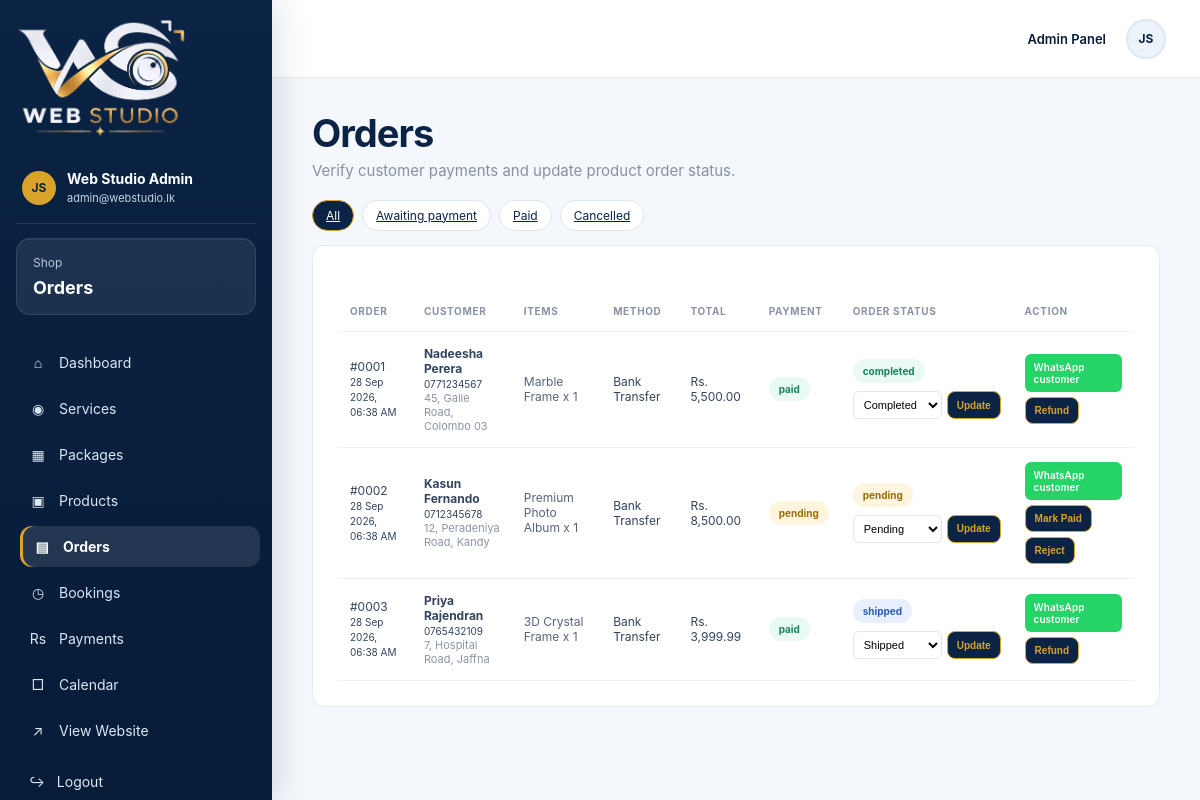
The app's page /admin/orders.php (signed in) with its own data.
### tables this page shows
CREATE TABLE IF NOT EXISTS orders (
 id INT AUTO_INCREMENT PRIMARY KEY,
 user_id INT DEFAULT NULL,
 total_amount DECIMAL(10,2) NOT NULL DEFAULT 0,
 payment_status ENUM('pending','paid','failed','refunded') NOT NULL DEFAULT 'pending',
 payment_method VARCHAR(50) NOT NULL DEFAULT 'Bank Transfer',
 shipping_address TEXT,
 phone VARCHAR(40) DEFAULT NULL,
 status ENUM('pending','confirmed','processing','shipped','completed','cancelled') NOT NULL DEFAULT 'pending',
 created_at TIMESTAMP DEFAULT CURRENT_TIMESTAMP,
 updated_at TIMESTAMP DEFAULT CURRENT_TIMESTAMP ON UPDATE CURRENT_TIMESTAMP,
 FOREIGN KEY (user_id) REFERENCES users(id) ON DELETE SET NULL
);

CREATE TABLE IF NOT EXISTS users (
 id INT AUTO_INCREMENT PRIMARY KEY,
 name VARCHAR(120) NOT NULL,
 phone VARCHAR(40) DEFAULT NULL,
 email VARCHAR(150) NOT NULL UNIQUE,
 password_hash VARCHAR(255) NOT NULL,
 status ENUM('active','blocked') NOT NULL DEFAULT 'active',
 email_verified TINYINT(1) NOT NULL DEFAULT 0,
 verification_token VARCHAR(64) DEFAULT NULL,
 verification_expires DATETIME DEFAULT NULL,
 created_at TIMESTAMP DEFAULT CURRENT_TIMESTAMP,
 updated_at TIMESTAMP DEFAULT CURRENT_TIMESTAMP ON UPDATE CURRENT_TIMESTAMP,
 INDEX idx_users_status (status)
);

### includes/auth.php (called while the page is built, shortened)
<?php
function e(string $value): string
{
    return htmlspecialchars(
        $value,
        ENT_QUOTES,
        'UTF-8'
    );
}
?>

### includes/functions.php (called while the page is built, shortened)
<?php
function wa_number_clean(string $phone): string
{
    $digits = preg_replace('/\D+/', '', $phone);
    if (strpos($digits, '0') === 0) {
        return '94' . substr($digits, 1);
    }
    return $digits;
}
function whatsapp_link(string $message, ?string $number = null): string
{
    $target = $number !== null
        ? wa_number_clean($number)
        : WHATSAPP_NUMBER;
    return 'https://wa.me/' . $target . '?text=' . rawurlencode($message);
}
function ref_no(int $id): string
{
    return str_pad((string) $id, 4, '0', STR_PAD_LEFT);
}
function money(float $amount): string
{
    return 'Rs. ' . number_format($amount, 2);
}

### admin/orders.php (the view, shortened to what this page needs)
<?php
require_once '../includes/auth.php';
require_once '../includes/functions.php';
require_once '../includes/whatsapp-api.php';
$orderStatuses = ['pending', 'confirmed', 'processing', 'shipped', 'completed', 'cancelled'];
$filter = $_GET['f'] ?? 'all';
$where = '';
if ($filter === 'awaiting') {
    $where = "WHERE o.payment_status = 'pending' AND o.status <> 'cancelled'";
} elseif ($filter === 'paid') {
    $where = "WHERE o.payment_status = 'paid'";
} elseif ($filter === 'cancelled') {
    $where = "WHERE o.status = 'cancelled'";
} else {
    $filter = 'all';
}
$q = mysqli_query(
    $conn,
    "SELECT o.*, u.name AS customer_name, u.email AS customer_email,
            (SELECT GROUP_CONCAT(CONCAT(oi.product_name, ' x ', oi.quantity) SEPARATOR '||')
             FROM order_items oi WHERE oi.order_id = o.id) AS items
     FROM orders o
     LEFT JOIN users u ON u.id = o.user_id
     $where
     ORDER BY o.created_at DESC"
);
?>
<!doctype html>
<html>
<head>
    <link rel="stylesheet" href="assets/admin.css">
</head>
<body class="admin-body">
<div class="app-shell">
    <aside class="sidebar">
        <div class="brand-box">
            <img src="../assets/images/logo-light.png" alt="Web Studio">
        </div>
        <div class="profile-mini">
            <div class="avatar">JS</div>
            <div>
                <strong><?= e($_SESSION['admin']['name'] ?? 'Admin') ?></strong>
                <small><?= e($_SESSION['admin']['email'] ?? 'Administrator') ?></small>
            </div>
        </div>
        <div class="side-balance">
            <span>Shop</span>
            <strong>Orders</strong>
        </div>
        <nav>
            <a href="index.php"><span>⌂</span> Dashboard</a>
            <a href="services.php"><span>◉</span> Services</a>
            <a href="packages.php"><span>▦</span> Packages</a>
            <a href="products.php"><span>▣</span> Products</a>
            <a class="active" href="orders.php"><span>▤</span> Orders</a>
            <a href="bookings.php"><span>◷</span> Bookings</a>
            <a href="payments.php"><span>Rs</span> Payments</a>
            <a href="calendar.php"><span>□</span> Calendar</a>
            <a href="../index.php" target="_blank"><span>↗</span> View Website</a>
        </nav>
        <a class="logout-link" href="logout.php">↪ &nbsp; Logout</a>
    </aside>
    <main class="dashboard-main">
        <header class="topbar">
            <div class="top-actions">
                <span>Admin Panel</span>
                <span class="top-avatar">JS</span>
            </div>
        </header>
        <section class="content">
            <div class="page-heading">
                <div>
                    <h1>Orders</h1>
                    <p>Verify customer payments and update product order status.</p>
                </div>
            </div>
            <div class="ord-filter">
                <a href="orders.php" class="<?= $filter === 'all' ? 'on' : '' ?>">All</a>
                <a href="orders.php?f=awaiting" class="<?= $filter === 'awaiting' ? 'on' : '' ?>">Awaiting payment</a>
                <a href="orders.php?f=paid" class="<?= $filter === 'paid' ? 'on' : '' ?>">Paid</a>
                <a href="orders.php?f=cancelled" class="<?= $filter === 'cancelled' ? 'on' : '' ?>">Cancelled</a>
            </div>
            <section class="pay-card">
                <div class="table-wrap">
                    <table class="pay-table">
                        <thead>
                            <tr>
                                <th>Order</th>
                                <th>Customer</th>
                                <th>Items</th>
                                <th>Method</th>
                                <th>Total</th>
                                <th>Payment</th>
                                <th>Order status</th>
                                <th>Action</th>
                            </tr>
                        </thead>
                        <tbody>
                        <?php if ($q && mysqli_num_rows($q)): ?>
                            <?php while ($o = mysqli_fetch_assoc($q)): ?>
                                <?php
                                $addr = (string) ($o['shipping_address'] ?? '');
                                $items = $o['items'] !== null ? explode('||', $o['items']) : [];
                                $ref  = ref_no((int) $o['id']);
                                $cust = trim(explode(' ', trim((string) ($o['customer_name'] ?: 'Customer')))[0]);
                                $tot  = money((float) $o['total_amount']);
                                if ($o['status'] === 'cancelled') {
                                    $msg = "Hi $cust, your Web Studio order #$ref has been cancelled. Please contact us if you have any questions.";
                                } elseif ($o['payment_status'] === 'paid') {
                                    $msg = "Hi $cust, we received your payment of $tot for order #$ref. Thank you! Current status: " . ucfirst($o['status']) . '.';
                                } elseif ($o['payment_status'] === 'failed') {
                                    $msg = "Hi $cust, we could not verify the payment for order #$ref ($tot). Please send your bank slip again on this chat.";
                                } else {
                                    $msg = "Hi $cust, thank you for your order #$ref ($tot) at Web Studio. Please transfer the total from any bank and send us the payment slip here. Bank details: "
                                        . implode(' | ', array_map(fn($b) => $b['bank'] . ' - ' . $b['name'] . ' - ' . $b['number'], BANK_ACCOUNTS));
                                }
                                $custWaLink = !empty($o['phone']) ? whatsapp_link($msg, (string) $o['phone']) : '';
                                ?>
                                <tr>
                                    <td>
                                        #<?= ref_no((int) $o['id']) ?><br>
                                        <small><?= e(date('d M Y, h:i A', strtotime($o['created_at']))) ?></small>
                                    </td>
                                    <td>
                                        <strong><?= e($o['customer_name'] ?: 'Customer') ?></strong><br>
                                        <small><?= e($o['phone'] ?: '—') ?></small>
                                        <div class="ord-addr"><?= nl2br(e($addr)) ?></div>
                                    </td>
                                    <td>
                                        <ul class="ord-items">
                                            <?php foreach ($items as $it): ?>
                                                <li><?= e($it) ?></li>
                                            <?php endforeach; ?>
                                        </ul>
                                    </td>
                                    <td><?= e($o['payment_method'] ?: 'Bank Transfer') ?></td>
                                    <td>Rs. <?= number_format((float) $o['total_amount'], 2) ?></td>
                                    <td>
                                        <span class="pay-status <?= e($o['payment_status']) ?>"><?= e($o['payment_status']) ?></span>
                                    </td>
                                    <td>
                                        <span class="pay-status <?= e($o['status']) ?>"><?= e($o['status']) ?></span>
                                        <form method="post" class="ord-status-form">
                                            <select name="order_status">
                                                <?php foreach ($orderStatuses as $s): ?>
                                                    <option value="<?= $s ?>" <?= $s === $o['status'] ? 'selected' : '' ?>><?= ucfirst($s) ?></option>
                                                <?php endforeach; ?>
                                            </select>
                                            <button onclick="return this.form.order_status.value !== 'cancelled' || confirm('Cancel this order and return the items to stock?')">Update</button>
                                        </form>
                                    </td>
                                    <td>
                                        <div class="pay-actions">
                                            <?php if ($custWaLink): ?>
                                                <a class="wa-customer" href="<?= e($custWaLink) ?>" target="_blank" rel="noopener noreferrer">WhatsApp customer</a>
                                            <?php endif; ?>
                                            <?php if ($o['payment_status'] === 'pending'): ?>
                                                <form method="post">
                                                    <button class="paid" onclick="return confirm('Confirm you received this payment?')">Mark Paid</button>
                                                </form>
                                                <form method="post">
                                                    <button>Reject</button>
                                                </form>
                                            <?php elseif ($o['payment_status'] === 'paid'): ?>
                                                <form method="post">
                                                    <button onclick="return confirm('Mark this payment as refunded?')">Refund</button>
                                                </form>
                                            <?php endif; ?>
                                        </div>
                                    </td>
                                </tr>
                            <?php endwhile; ?>
                        <?php endif; ?>
                        </tbody>
                    </table>
                </div>
            </section>
        </section>
    </main>
</div>
</body>
</html>

### admin/orders.php (style rules this page uses)
.pay-card { background: #fff; border: 1px solid #e4eaf1; border-radius: 12px; padding: 25px; }
.pay-table { width: 100%; border-collapse: collapse; }
.pay-table th, .pay-table td { padding: 14px 12px; border-bottom: 1px solid #edf1f5; text-align: left; font-size: 12px; }
.pay-table th { font-size: 10px; color: #8993a3; text-transform: uppercase; }
.pay-status { display: inline-block; padding: 6px 10px; border-radius: 12px; font-size: 10px; font-weight: 700; }
.pay-status.pending { background: #fff5df; color: #9a6d08; }
.pay-status.paid { background: #e8faf3; color: #13845f; }
.pay-actions { display: flex; gap: 5px; flex-wrap: wrap; }
.pay-actions form { margin: 0; }
.pay-actions button { border: 1px solid #dfe5ec; border-radius: 6px; background: #fff; padding: 7px 9px; font-size: 10px; cursor: pointer; }
.pay-actions .wa-customer { display: inline-block; background: #25d366; color: #fff; border-radius: 6px; padding: 7px 9px; font-size: 10px; font-weight: 600; text-decoration: none; }
.pay-actions .paid { background: #0b2344; color: #fff; border-color: #d8a42a; }
.ord-items { margin:0;padding:0;list-style:none;font-size:12px;color:#55647a }
.ord-items li { margin:2px 0 }
.ord-addr { font-size:11px;color:#8a94a6;max-width:200px;white-space:normal }
.ord-status-form { display:flex;gap:5px;margin-top:8px }
.ord-status-form select { border:1px solid #dfe5ec;border-radius:6px;padding:6px;font-size:11px;background:#fff }
.ord-status-form button { border:1px solid #dfe5ec;border-radius:6px;background:#fff;padding:6px 9px;font-size:10px;cursor:pointer }
.pay-status.confirmed,.pay-status.processing,.pay-status.shipped { background:#e8f0ff;color:#2b5cb8 }
.pay-status.completed { background:#e8faf3;color:#13845f }
.ord-filter { display:flex;gap:8px;margin-bottom:14px;flex-wrap:wrap }
.ord-filter a { padding:7px 13px;border-radius:20px;border:1px solid #dfe5ec;background:#fff;font-size:12px;color:#0b2344 }
.ord-filter a.on { background:#0b2344;color:#fff;border-color:#d8a42a }

### records on screen
orders: id "0001", created_at "28 Sep 2026, 06:38 AM", user.name "Nadeesha Perera", phone "0771234567", shipping_address "45, Galle Road, Colombo 03", it "Marble Frame x 1", payment_method "Bank Transfer", total_amount "5,500.00", payment_status "paid", status "completed", order_status "Completed"
orders: id "0002", created_at "28 Sep 2026, 06:38 AM", user.name "Kasun Fernando", phone "0712345678", shipping_address "12, Peradeniya Road, Kandy", it "Premium Photo Album x 1", payment_method "Bank Transfer", total_amount "8,500.00", payment_status "pending", status "pending", order_status "Pending"
orders: id "0003", created_at "28 Sep 2026, 06:38 AM", user.name "Priya Rajendran", phone "0765432109", shipping_address "7, Hospital Road, Jaffna", it "3D Crystal Frame x 1", payment_method "Bank Transfer", total_amount "3,999.99", payment_status "paid", status "shipped", order_status "Shipped"

### other values on screen
$_SESSION['admin']['name'] "Web Studio Admin"
$_SESSION['admin']['email'] "admin@webstudio.lk"
